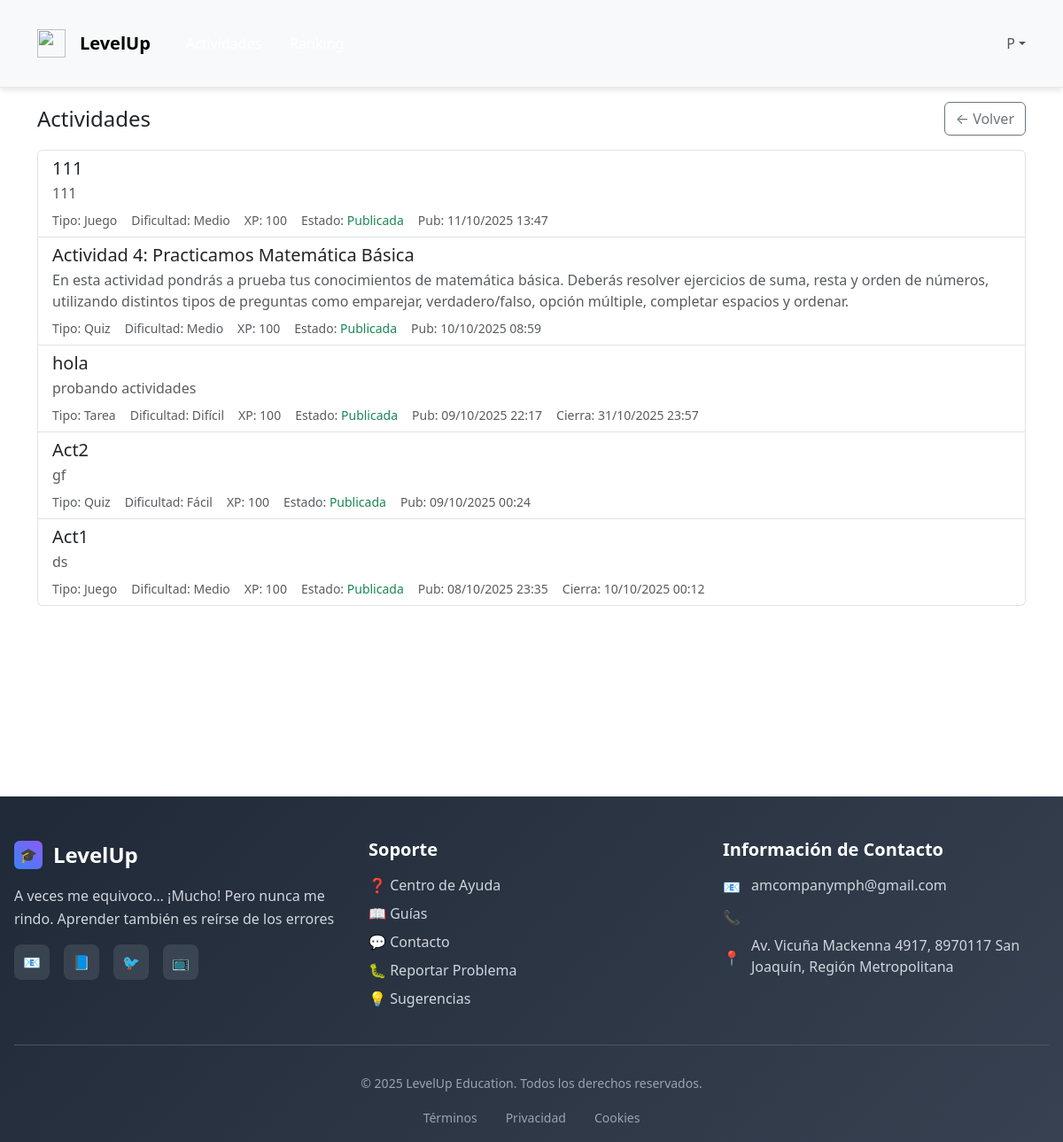
The app's page /actividades/ (signed in) with its own data.
### LevelUp/models.py (models this page shows, shortened)
class Actividad(models.Model):
    class Tipo(models.TextChoices):
        QUIZ = "quiz", "Quiz"
        JUEGO = "juego", "Juego"
        VIDEO = "video", "Video"
        TAREA = "tarea", "Tarea"
    class Dificultad(models.IntegerChoices):
        FACIL = 1, "Fácil"
        MEDIO = 2, "Medio"
        DIFICIL = 3, "Difícil"
    titulo = models.CharField(max_length=150)
    descripcion = models.TextField()
    tipo = models.CharField(max_length=20, choices=Tipo.choices)
    dificultad = models.IntegerField(
        choices=Dificultad.choices,
        default=Dificultad.MEDIO,
        validators=[MinValueValidator(1), MaxValueValidator(3)]
    )
    recurso = models.ForeignKey(Recurso, on_delete=models.SET_NULL, null=True, blank=True)
    recompensa = models.ForeignKey(Recompensa, on_delete=models.SET_NULL, null=True, blank=True)
    docente = models.ForeignKey(
        Docente, on_delete=models.SET_NULL, null=True, blank=True, related_name="actividades_creadas"
    )
    es_publicada = models.BooleanField(default=False)
    fecha_publicacion = models.DateTimeField(null=True, blank=True)
    fecha_cierre = models.DateTimeField(null=True, blank=True)
    xp_total = models.PositiveIntegerField(default=100, help_text="XP base proporcional al puntaje obtenido")
    intentos_max = models.PositiveSmallIntegerField(
        default=1,
        validators=[MinValueValidator(1), MaxValueValidator(20)],
        help_text="Número máximo de intentos por estudiante (1–20)."
    )
    estudiantes = models.ManyToManyField(
        'Estudiante', through='AsignacionActividad', related_name='actividades', blank=True
    )

### LevelUp/views.py (the view)
# urls.py: path("actividades/", views.actividades_view, name="actividades"),
@login_required
def actividades_view(request):
    actividades = Actividad.objects.all().order_by("-id")[:20]
    return render(request, "LevelUp/actividades/lista.html", {"actividades": actividades})

### LevelUp/templates/LevelUp/actividades/lista.html (shortened to what this page needs)
{% extends "LevelUp/base.html" %}
{% block content %}
<main class="min-h-screen">
  <div class="container py-3">
    <div class="d-flex justify-content-between align-items-center mb-3">
      <h1 class="h4 m-0">Actividades</h1>
      <a href="{% url 'home' %}" class="btn btn-outline-secondary">← Volver</a>
    </div>
    <div class="list-group">
      {% for act in actividades %}
      <div class="list-group-item">
        <div class="d-flex justify-content-between align-items-start gap-3">
          <div class="flex-grow-1">
            <h5 class="mb-1">{{ act.titulo|default:"Actividad sin título" }}</h5>
            <p class="text-muted mb-2">{{ act.descripcion|default:"Sin descripción" }}</p>
            <div class="small text-muted d-flex flex-wrap gap-3">
              <span>Tipo: {{ act.get_tipo_display }}</span>
              <span>Dificultad: {{ act.get_dificultad_display|default:act.dificultad }}</span>
              <span>XP: {{ act.xp_total|default:0 }}</span>
              <span>
                Estado:
                {% if act.es_publicada %}
                <span class="text-success">Publicada</span>
                {% else %}
                <span class="text-secondary">Borrador</span>
                {% endif %}
              </span>
              {% if act.fecha_publicacion %}<span>Pub: {{ act.fecha_publicacion|date:"d/m/Y H:i" }}</span>{% endif %}
              {% if act.fecha_cierre %}<span>Cierra: {{ act.fecha_cierre|date:"d/m/Y H:i" }}</span>{% endif %}
            </div>
          </div>
        </div>
      </div>
      {% empty %}
      <div class="alert alert-info">No hay actividades disponibles.</div>
      {% endfor %}
    </div>
  </div>
</main>
{% endblock %}

### LevelUp/static/LevelUp/css/style.css (style rules this page uses)
:root { --primary-color: #3b82f6; --secondary-color: #8b5cf6; --success-color: #10b981; --warning-color: #f59e0b; --danger-color: #ef4444; --background-light: #f8fafc; --background-gradient: linear-gradient(135deg, #667eea 0%, #764ba2 100%); --card-shadow: 0 4px 6px -1px rgba(0, 0, 0, 0.1); --card-shadow-hover: 0 10px 15px -3px rgba(0, 0, 0, 0.1); --border-radius: 0.5rem; --border-radius-lg: 1rem; --font-family: 'Inter', -apple-system, BlinkMacSystemFont, sans-serif; }
* { margin: 0; padding: 0; box-sizing: border-box; }
body { font-family: var(--font-family); background: var(--background-light); color: #1f2937; line-height: 1.6; }
.container { max-width: 1200px; margin: 0 auto; padding: 0 1rem; }
.btn { display: inline-flex; align-items: center; justify-content: center; padding: 0.75rem 1.5rem; border-radius: var(--border-radius); font-weight: 500; text-decoration: none; border: none; cursor: pointer; transition: all 0.2s ease; gap: 0.5rem; }
.min-h-screen { min-height: 100vh; }

### LevelUp/static/LevelUp/css/global.css (style rules this page uses)
:root { --bg:#f8fafc; --text:#111827; --muted:#6b7280; --border:#e5e7eb; --primary:#6366f1; --primary-weak: rgba(99,102,241,.15); --success:#10b981; --warning:#f59e0b; }
html,body { height:100%; }
body { margin:0; background:var(--bg); color:var(--text); font-family:system-ui, -apple-system, "Segoe UI", Roboto, Ubuntu, Cantarell, "Helvetica Neue", Arial, "Noto Sans", "Apple Color Emoji","Segoe UI Emoji","Segoe UI Symbol"; }
.container { max-width:1100px; margin:0 auto; padding:1.25rem; }
.mb-1 { margin-bottom:.5rem; }
.btn { display:inline-flex; align-items:center; justify-content:center; gap:.5rem; padding:.6rem .9rem; border-radius:.5rem; border:0; cursor:pointer; text-decoration:none; }
.text-muted { color:var(--muted); }
:root { --bp-ink:#1E1B2E; --bp-primary:#867cc4; --bp-primary-600:#6f64a3; --bp-blue:#3A81F6; --bp-accent:#988bb6; --bp-hero:#bfbaf7; --bp-soft:#EAF0FF; --bp-cream:#fbeaff; }

### records on screen
Actividad: titulo "111", descripcion "111", tipo "Juego", dificultad "Medio", xp_total "100", es_publicada "Publicada", fecha_publicacion "11/10/2025 13:47"
Actividad: titulo "Actividad 4: Practicamos Matemática Básica", descripcion "En esta actividad pondrás a prueba tus conocimientos de matemática básica. Deberás resolver ejercicios de suma, resta y orden de números, utilizando distintos tipos de preguntas como emparejar, verdadero/falso, opción múltiple, completar espacios y ordenar.", tipo "Quiz", dificultad "Medio", xp_total "100", es_publicada "Publicada", fecha_publicacion "10/10/2025 08:59"
Actividad: titulo "hola", descripcion "probando actividades", tipo "Tarea", dificultad "Difícil", xp_total "100", es_publicada "Publicada", fecha_publicacion "09/10/2025 22:17", fecha_cierre "31/10/2025 23:57"
Actividad: titulo "Act2", descripcion "gf", tipo "Quiz", dificultad "Fácil", xp_total "100", es_publicada "Publicada", fecha_publicacion "09/10/2025 00:24"
Actividad: titulo "Act1", descripcion "ds", tipo "Juego", dificultad "Medio", xp_total "100", es_publicada "Publicada", fecha_publicacion "08/10/2025 23:35", fecha_cierre "10/10/2025 00:12"

### other values on screen
{{ display_name|slice:":1"|upper }} "P"
